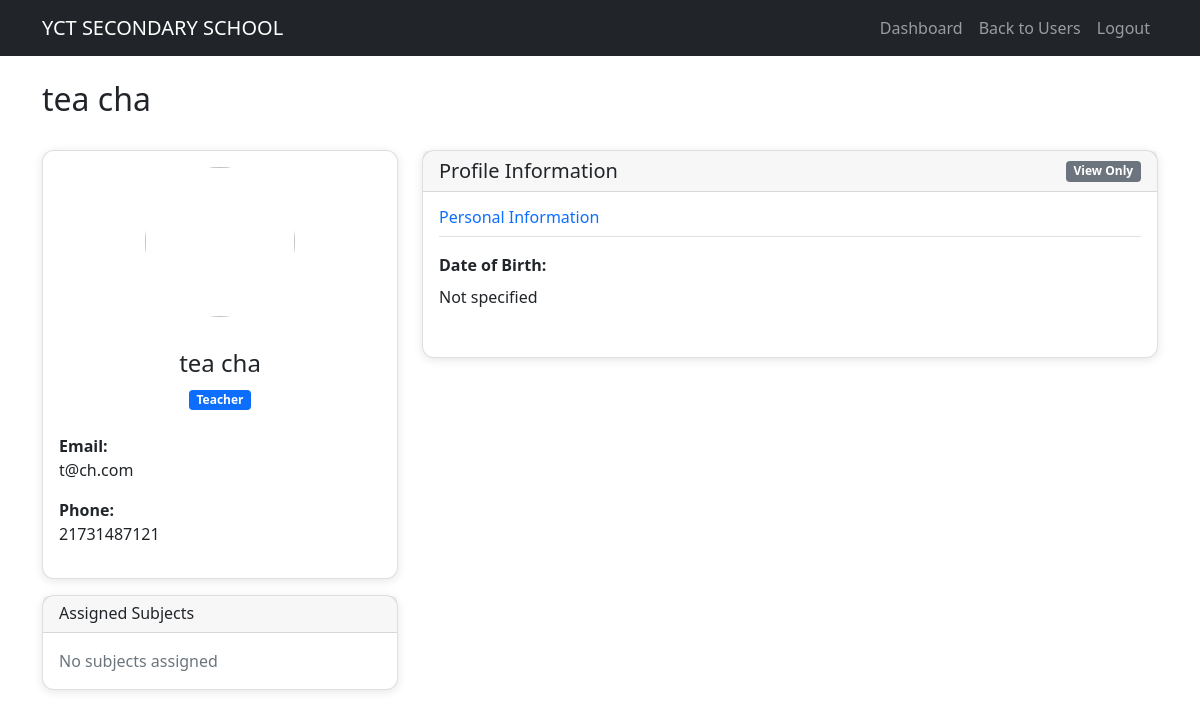
The app's page /schools/user-profile/teacher/14/ (signed in) with its own data.
### schools/models.py (models this page shows, shortened)
class School(models.Model):
    SCHOOL_TYPES = (
        ('primary', 'Primary School'),
        ('secondary', 'Secondary School'),
        ('combined', 'Combined School'),
    )
    SUBSCRIPTION_TYPES = (
        ('basic', 'Basic'),
        ('pro', 'Pro'),
        ('enterprise', 'Enterprise'),
    )
    name = models.CharField(max_length=200)
    logo = models.ImageField(upload_to='schools/logos/', blank=True)
    motto = models.CharField(max_length=300, blank=True)
    about_text = models.TextField(blank=True, null=True)
    vision = models.TextField(blank=True)
    mission = models.TextField(blank=True)
    primary_color = models.CharField(max_length=7, default='#000000')
    school_type = models.CharField(max_length=20, choices=SCHOOL_TYPES)
    subscription_type = models.CharField(max_length=20, choices=SUBSCRIPTION_TYPES)
    phone = models.CharField(max_length=15)
    email = models.EmailField()
    address = models.TextField()
    city = models.CharField(max_length=100)
    lga = models.CharField(max_length=100)
    created_at = models.DateTimeField(auto_now_add=True)

### users/models.py (models this page shows, shortened)
class User(AbstractUser):
    USER_TYPE_CHOICES = (
        ('super_admin', 'Super Admin'),
        ('senior_admin', 'Senior School Admin'),
        ('junior_admin', 'Junior School Admin'),
        ('teacher', 'Teacher'),
        ('student', 'Student'),
    )
    user_type = models.CharField(max_length=20, choices=USER_TYPE_CHOICES)
    phone = models.CharField(max_length=15, blank=True)
    profile_picture = models.ImageField(upload_to='profiles/', blank=True, null=True)
    city = models.CharField(max_length=100, blank=True)
    lga = models.CharField(max_length=100, blank=True)
    address = models.TextField(blank=True)
    school = models.ForeignKey(
        School,
        on_delete=models.CASCADE,
        related_name='users',
        null=True,
        blank=True
    )
    class Meta:
        unique_together = ['school', 'username']  # Username unique per school

class Teacher(models.Model):
    user = models.OneToOneField(User, on_delete=models.CASCADE)
    school = models.ForeignKey('schools.School', on_delete=models.CASCADE) #, null = True)  # String reference
    subjects = models.ManyToManyField('academic.Subject', blank=True)  # String reference
    date_joined = models.DateField(auto_now_add=True)
    date_of_birth = models.DateField(null=True, blank=True)
    allergies = models.TextField(blank=True)
    health_history = models.TextField(blank=True)
    blood_group = models.CharField(max_length=5, blank=True)
    genotype = models.CharField(max_length=5, blank=True)
    home_address = models.TextField(blank=True)
    emergency_contact = models.CharField(max_length=15, blank=True)
    disciplinary_record = models.TextField(blank=True)
    extra_curricular = models.TextField(blank=True)
    sports_house = models.CharField(max_length=50, blank=True)
    awards = models.TextField(blank=True)
    position = models.CharField(max_length=50, blank=True)

### schools/views.py (the view)
# urls.py: path('user-profile/<str:user_type>/<int:user_id>/', views.user_profile, name='user_profile'),
@login_required
def user_profile(request, user_type, user_id):
    school = None
    can_edit = False
    try:
        school_admin_obj = SchoolAdmin.objects.get(user=request.user)
        school = school_admin_obj.school
        can_edit = school_admin_obj.is_senior
    except SchoolAdmin.DoesNotExist:
        if request.user.user_type == 'teacher':
            profile_obj = get_object_or_404(Teacher, user=request.user)
            school = profile_obj.school
        elif request.user.user_type == 'student':
            profile_obj = get_object_or_404(Student, user=request.user)
            school = profile_obj.school
        else:
            messages.error(request, "Access denied.")
            return redirect('core:homepage')
    if not school:
        messages.error(request, "Unable to determine school.")
        return redirect('core:homepage')
    if user_type == 'teacher':
        user = get_object_or_404(User, id=user_id, user_type='teacher', school=school)
        profile = get_object_or_404(Teacher, user=user)
    elif user_type == 'student':
        user = get_object_or_404(User, id=user_id, user_type='student', school=school)
        profile = get_object_or_404(Student, user=user)
    else:
        user = get_object_or_404(User, id=user_id, school=school)
        profile = get_object_or_404(SchoolAdmin, user=user)
    if request.method == 'POST':
        if 'profile_picture' in request.FILES:
            user.profile_picture = request.FILES['profile_picture']
            user.save()
            messages.success(request, 'Profile picture updated successfully!')
            return redirect('schools:user_profile', user_type=user_type, user_id=user_id)
        if can_edit:
            form = UserProfileForm(request.POST, instance=profile, user_type=user_type)
            if form.is_valid():
                form.save()
                messages.success(request, 'Profile updated successfully!')
                return redirect('schools:user_profile', user_type=user_type, user_id=user_id)
    else:
        form = UserProfileForm(instance=profile, user_type=user_type)
    context = {
        'user': user,
        'profile': profile,
        'form': form,
        'user_type': user_type,
        'school': school,
        'can_edit': can_edit,
    }
    return render(request, 'schools/user_profile.html', context)

### templates/schools/user_profile.html (shortened to what this page needs)
{% extends 'base.html' %}
{% block navbar %}
<nav class="navbar navbar-expand-lg navbar-dark bg-dark">
    <div class="container">
        <a class="navbar-brand" href="{% url 'schools:dashboard' %}">{{ school.name }}</a>
        <div class="navbar-nav ms-auto">
            <a class="nav-link" href="{% url 'schools:dashboard' %}">Dashboard</a>
            <a href="{% url 'schools:manage_users' %}" class="nav-link">Back to Users</a>
            <a class="nav-link" href="{% url 'users:logout' %}">Logout</a>
        </div>
    </div>
</nav>
{% endblock %}
{% block content %}
<div class="container mt-4">
    <div class="d-flex justify-content-between align-items-center mb-4">
        <h2>{{ user.get_full_name }}</h2>
    </div>
    <div class="row">
        <div class="col-md-4">
            <div class="card">
                <div class="card-body text-center">
                    {% if can_edit %}
                    <form method="post" enctype="multipart/form-data" id="profile-picture-form">
                        {% csrf_token %}
                        <div class="position-relative d-inline-block">
                            <img id="profile-preview" src="{% if user.profile_picture %}{{ user.profile_picture.url }}{% else %}/static/default-avatar.png{% endif %}"
                                 class="rounded-circle mb-3" width="150" height="150" style="object-fit: cover;">
                            <label for="profile-picture-input" class="position-absolute bottom-0 end-0 bg-primary text-white rounded-circle p-2 cursor-pointer">
                                <i class="fas fa-camera"></i>
                            </label>
                            <input type="file" id="profile-picture-input" name="profile_picture" accept="image/*" class="d-none">
                        </div>
                    </form>
                    {% else %}
                    <img src="{% if user.profile_picture %}{{ user.profile_picture.url }}{% else %}/static/default-avatar.png{% endif %}"
                         class="rounded-circle mb-3" width="150" height="150" style="object-fit: cover;">
                    {% endif %}
                    <h4 class="mt-3">{{ user.get_full_name }}</h4>
                    <span class="badge bg-{% if user_type == 'teacher' %}primary{% elif user_type == 'student' %}success{% else %}warning{% endif %} mb-2">
                        {{ user.get_user_type_display }}
                    </span>
                    <div class="mt-3 text-start">
                        <p><strong> Email:</strong><br>{{ user.email }}</p>
                        <p><strong> Phone:</strong><br>{{ user.phone|default:"Not specified" }}</p>
                    </div>
                </div>
            </div>
<div class="card mt-3">
    <div class="card-header">
        <h6 class="mb-0">Assigned Subjects</h6>
    </div>
    <div class="card-body">
        {% if user_profile.teacher.subjects.all %}
            <div class="list-group list-group-flush">
                {% for subject in user_profile.teacher.subjects.all %}
                <div class="list-group-item d-flex justify-content-between align-items-center">
                    {{ subject.name }}
                    <span class="badge bg-primary">{{ subject.code }}</span>
                </div>
                {% endfor %}
            </div>
        {% else %}
            <p class="text-muted mb-0">No subjects assigned</p>
        {% endif %}
    </div>
</div>
        </div>
        <div class="col-md-8">
            <div class="card">
                <div class="card-header d-flex justify-content-between align-items-center">
                    <h5 class="mb-0">Profile Information</h5>
                    {% if can_edit %}
                    <span class="badge bg-success">Editable</span>
                    {% else %}
                    <span class="badge bg-secondary">View Only</span>
                    {% endif %}
                </div>
                <div class="card-body">
                    {% if can_edit %}
                    <form method="post" enctype="multipart/form-data">
                        {% csrf_token %}
                        <div class="row">
                            <div class="col-12">
                                <h6 class="text-primary border-bottom pb-2 mb-3">Personal Information</h6>
                            </div>
                            {% if user_type == 'student' and 'class_level' in form.fields %}
                            <div class="col-md-6 mb-3">
                                <label class="form-label">{{ form.class_level.label }}</label>
                                {{ form.class_level }}
                            </div>
                            {% endif %}
                            <div class="col-md-6 mb-3">
                                <label class="form-label">{{ form.date_of_birth.label }}</label>
                                {{ form.date_of_birth }}
                            </div>
                            <div class="col-md-6 mb-3">
                                <label class="form-label">{{ form.blood_group.label }}</label>
                                {{ form.blood_group }}
                            </div>
                            <div class="col-md-6 mb-3">
                                <label class="form-label">{{ form.genotype.label }}</label>
                                {{ form.genotype }}
                            </div>
                            <div class="col-12 mt-4">
                                <h6 class="text-primary border-bottom pb-2 mb-3">Contact Information</h6>
                            </div>
                            <div class="col-12 mb-3">
                                <label class="form-label">{{ form.home_address.label }}</label>
                                {{ form.home_address }}
                            </div>
                            <div class="col-md-6 mb-3">
                                <label class="form-label">{{ form.emergency_contact.label }}</label>
                                {{ form.emergency_contact }}
                            </div>
                            <div class="col-12 mt-4">
                                <h6 class="text-primary border-bottom pb-2 mb-3">Medical Information</h6>
                            </div>
                            <div class="col-12 mb-3">
                                <label class="form-label">{{ form.allergies.label }}</label>
                                {{ form.allergies }}
                            </div>
                            <div class="col-12 mb-3">
                                <label class="form-label">{{ form.health_history.label }}</label>
                                {{ form.health_history }}
                            </div>
                            <div class="col-12 mt-4">
                                <h6 class="text-primary border-bottom pb-2 mb-3">Academic & Activities</h6>
                            </div>
                            {% if user_type == 'student' %}
                            <div class="col-md-6 mb-3">
                                <label class="form-label">{{ form.sports_house.label }}</label>
                                {{ form.sports_house }}
                            </div>
                            <div class="col-md-6 mb-3">
                                <label class="form-label">{{ form.position.label }}</label>
                                {{ form.position }}
                            </div>
                            {% endif %}
                            <div class="col-12 mb-3">
                                <label class="form-label">{{ form.extra_curricular.label }}</label>
                                {{ form.extra_curricular }}
                            </div>
                            <div class="col-12 mb-3">
                                <label class="form-label">{{ form.awards.label }}</label>
                                {{ form.awards }}
                            </div>
                            <div class="col-12 mb-3">
                                <label class="form-label">{{ form.disciplinary_record.label }}</label>
                                {{ form.disciplinary_record }}
                            </div>
                        </div>
                        <div class="d-grid gap-2 d-md-flex justify-content-md-end mt-4">
                            <button type="submit" class="btn btn-primary">Update Profile</button>
                        </div>
                    </form>
                    {% else %}
                    <div class="row">
                        <div class="col-12">
                            <h6 class="text-primary border-bottom pb-2 mb-3">Personal Information</h6>
                        </div>
                        <div class="col-md-6 mb-3">
                            <label class="form-label"><strong>Date of Birth:</strong></label>
                            <p>{{ profile.date_of_birth|default:"Not specified" }}</p>
                        </div>
                    </div>
                    {% endif %}
                </div>
            </div>
        </div>
    </div>
</div>
{% endblock %}

### templates/schools/user_profile.html (style rules this page uses)
.card { border-radius: 12px; box-shadow: 0 2px 10px rgba(0,0,0,0.1); }

### records on screen
School: name "YCT SECONDARY SCHOOL"
User: get_full_name "tea cha", user_type "Teacher", email "t@ch.com", phone "21731487121"
Teacher: date_of_birth "Not specified"
